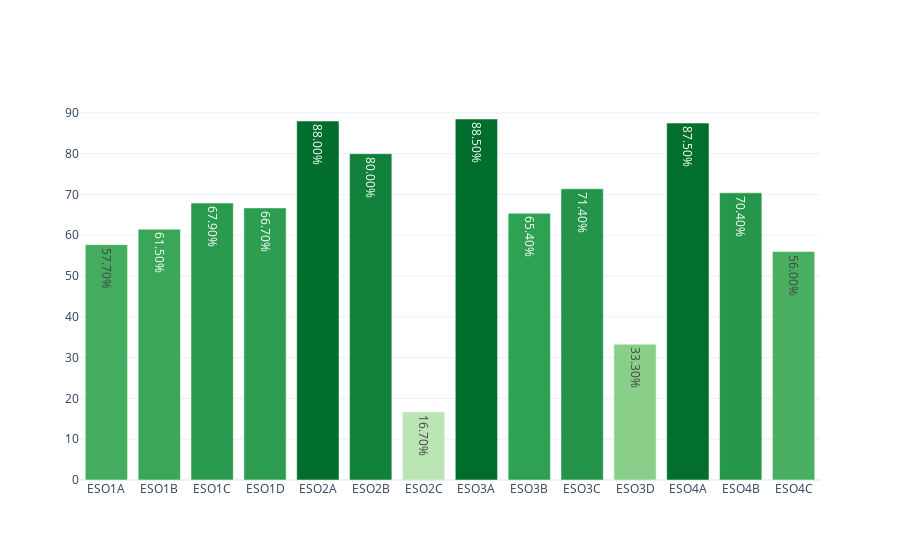

Notebook source saved alongside this figure:
### Markdown cell above
## ESO

### Code cell
dfc_ESO = loaders.get_data_by_stages(dfc, 'ESO')
myplotly.bar_simple(dfc_ESO.index, dfc_ESO['éxito'])

### Figure 1 — Plotly figure (JSON) as saved in the notebook; plotly's stock layout.template omitted (floating-point values rounded to 4 significant figures)
{"data": [{"hoverinfo": "x+text", "marker": {"color": [57.7, 61.5, 67.9, 66.7, 88, 80, 16.7, 88.5, 65.4, 71.4, 33.3, 87.5, 70.4, 56], "colorscale": [[0, "rgb(186,228,179)"], [0.3333, "rgb(116,196,118)"], [0.6667, "rgb(49,163,84)"], [1, "rgb(0,109,44)"]]}, "text": ["57.70%", "61.50%", "67.90%", "66.70%", "88.00%", "80.00%", "16.70%", "88.50%", "65.40%", "71.40%", "33.30%", "87.50%", "70.40%", "56.00%"], "type": "bar", "x": ["ESO1A", "ESO1B", "ESO1C", "ESO1D", "ESO2A", "ESO2B", "ESO2C", "ESO3A", "ESO3B", "ESO3C", "ESO3D", "ESO4A", "ESO4B", "ESO4C"], "y": [57.7, 61.5, 67.9, 66.7, 88, 80, 16.7, 88.5, 65.4, 71.4, 33.3, 87.5, 70.4, 56]}], "layout": {"title": {"text": ""}}}
